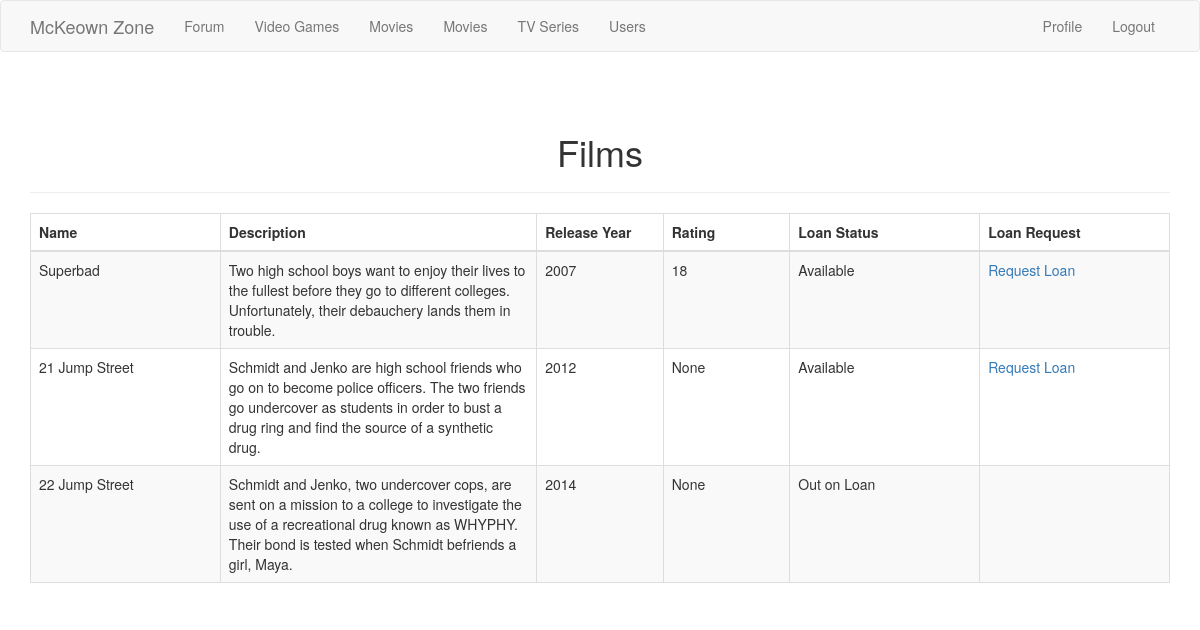
The page /films (signed in) on the database its author committed.
### app/models.py (models this page shows)
class Film(db.Model):
	id = db.Column(db.Integer, primary_key=True)
	name = db.Column(db.String(50))
	description = db.Column(db.String(250))
	release_year = db.Column(db.Integer)
	rating = db.Column(db.Integer)
	loan_status = db.Column(db.String(150))
	last_update = db.Column(db.DateTime, default=datetime.utcnow)

### app/routes.py (the view)
@app.route('/films')
@login_required
def films():
	films = Film.query.all()
	return render_template ('films.html', films=films, title="Films")

### app/models.py (called while the page is built)
@login.user_loader
def load_user(id):
	return User.query.get(int(id));

### app/routes.py (called while the page is built)
@app.before_request
def before_request():
	if current_user.is_authenticated:
		current_user.last_seen = datetime.utcnow()
		db.session.commit()

### app/templates/films.html (shortened to what this page needs)
{% import "bootstrap/utils.html" as utils %}
{% extends "base.html" %}
{% block app_content %}
<div class="content-section">
  <div class="outer">
    <div class="middle">
      <div class="inner">
        <br/>
        <br/>
        <h1 style="text-align:center;">Films</h1>
        {% if films %}
          <hr class="intro-divider">
          <div class="center">
            <table class="table table-striped table-bordered">
              <thead>
                <tr>
                  <th width="15%"> Name </th>
                  <th width="25%"> Description </th>
                  <th width="10%"> Release Year </th>
                  <th width="10%"> Rating </th>
                  <th width="15%"> Loan Status </th>
                  <th width="15%"> Loan Request </th>
                </tr>
              </thead>
              <tbody>
              {% for film in films %}
              <tr>
                <td> {{ film.name }} </td>
                <td> {{ film.description }} </td>
                <td> {{ film.release_year }} </td>
                <td> {{ film.rating }} </td>
                <td> {{ film.loan_status }} </td>
                <td>
                  {% if film.loan_status == "Available"  %}
                    <a href="{{ url_for('filmloan', id=film.id) }}">
                       Request Loan
                    </a>
                    {% endif %}
              </td>
                </tr>
              {% endfor %}
              </tbody>
            </table>
          </div>
        {% else %}
          <div style="text-align: center">
            <h3> No Films have been added. </h3>
            <hr class="intro-divider">
        {% endif %}
      </div>
    </div>
  </div>
</div>
{% endblock %}

### app/templates/base.html (shortened to what this page needs)
{% extends 'bootstrap/base.html' %}
  {% block navbar %}
    <nav class="navbar navbar-default">
        <div class="container">
            <div class="navbar-header">
              {% if current_user.is_admin %}
                <a class="navbar-brand" href="{{ url_for('admin_dashboard') }}">McKeown Zone</a>
                {% endif %}
            </div>
            <div class="collapse navbar-collapse" id="bs-example-navbar-collapse-1">
              {% if current_user.is_admin %}
                <ul class="nav navbar-nav">
                    <li><a href="{{ url_for('explore') }}">Forum</a></li>
                    <li><a href="{{ url_for('list_games') }}">Video Games</a></li>
                    <li><a href="{{ url_for('list_films') }}">Movies</a></li>
                    <li class="nav-item dropdown">
                      <a class="nav-link dropdown-toggle" href="{{ url_for('list_films') }}" id="navbarDropdownMenuLink" data-toggle="dropdown" aria-haspopup="true" aria-expanded="false">
                        Movies
                      </a>
                        <a class="dropdown-item"  href="{{ url_for('list_films') }}">List Movies</a></li>
                        </ul>
                      </div>
                    <li><a href="{{ url_for('list_shows') }}">TV Series</a></li>
                    <li><a href="{{ url_for('list_users') }}"> Users </a> </li>
                {% endif %}
                <ul class="nav navbar-nav navbar-right">
                    {% if current_user.is_anonymous %}
                    <li><a href="{{ url_for('login') }}">Login</a></li>
                    {% else %}
                    <li><a href="{{ url_for('user', username=current_user.username) }}">Profile</a></li>
                    <li><a href="{{ url_for('logout') }}">Logout</a></li>
                    {% endif %}
                </ul>
            </div>
    </nav>
{% endblock %}
  {% block content %}
    <div class="container">
        {% block app_content %}
        {% endblock %}
    </div>
  {% endblock %}

### rows shown on the page
Film: name "Superbad", description "Two high school boys want to enjoy their lives to the fullest before they go to different colleges. Unfortunately, their debauchery lands them in trouble.", release_year "2007", rating "18", loan_status "Available"
Film: name "21 Jump Street", description "Schmidt and Jenko are high school friends who go on to become police officers. The two friends go undercover as students in order to bust a drug ring and find the source of a synthetic drug.", release_year "2012", rating "None", loan_status "Available"
Film: name "22 Jump Street", description "Schmidt and Jenko, two undercover cops, are sent on a mission to a college to investigate the use of a recreational drug known as WHYPHY. Their bond is tested when Schmidt befriends a girl, Maya.", release_year "2014", rating "None", loan_status "Out on Loan"
